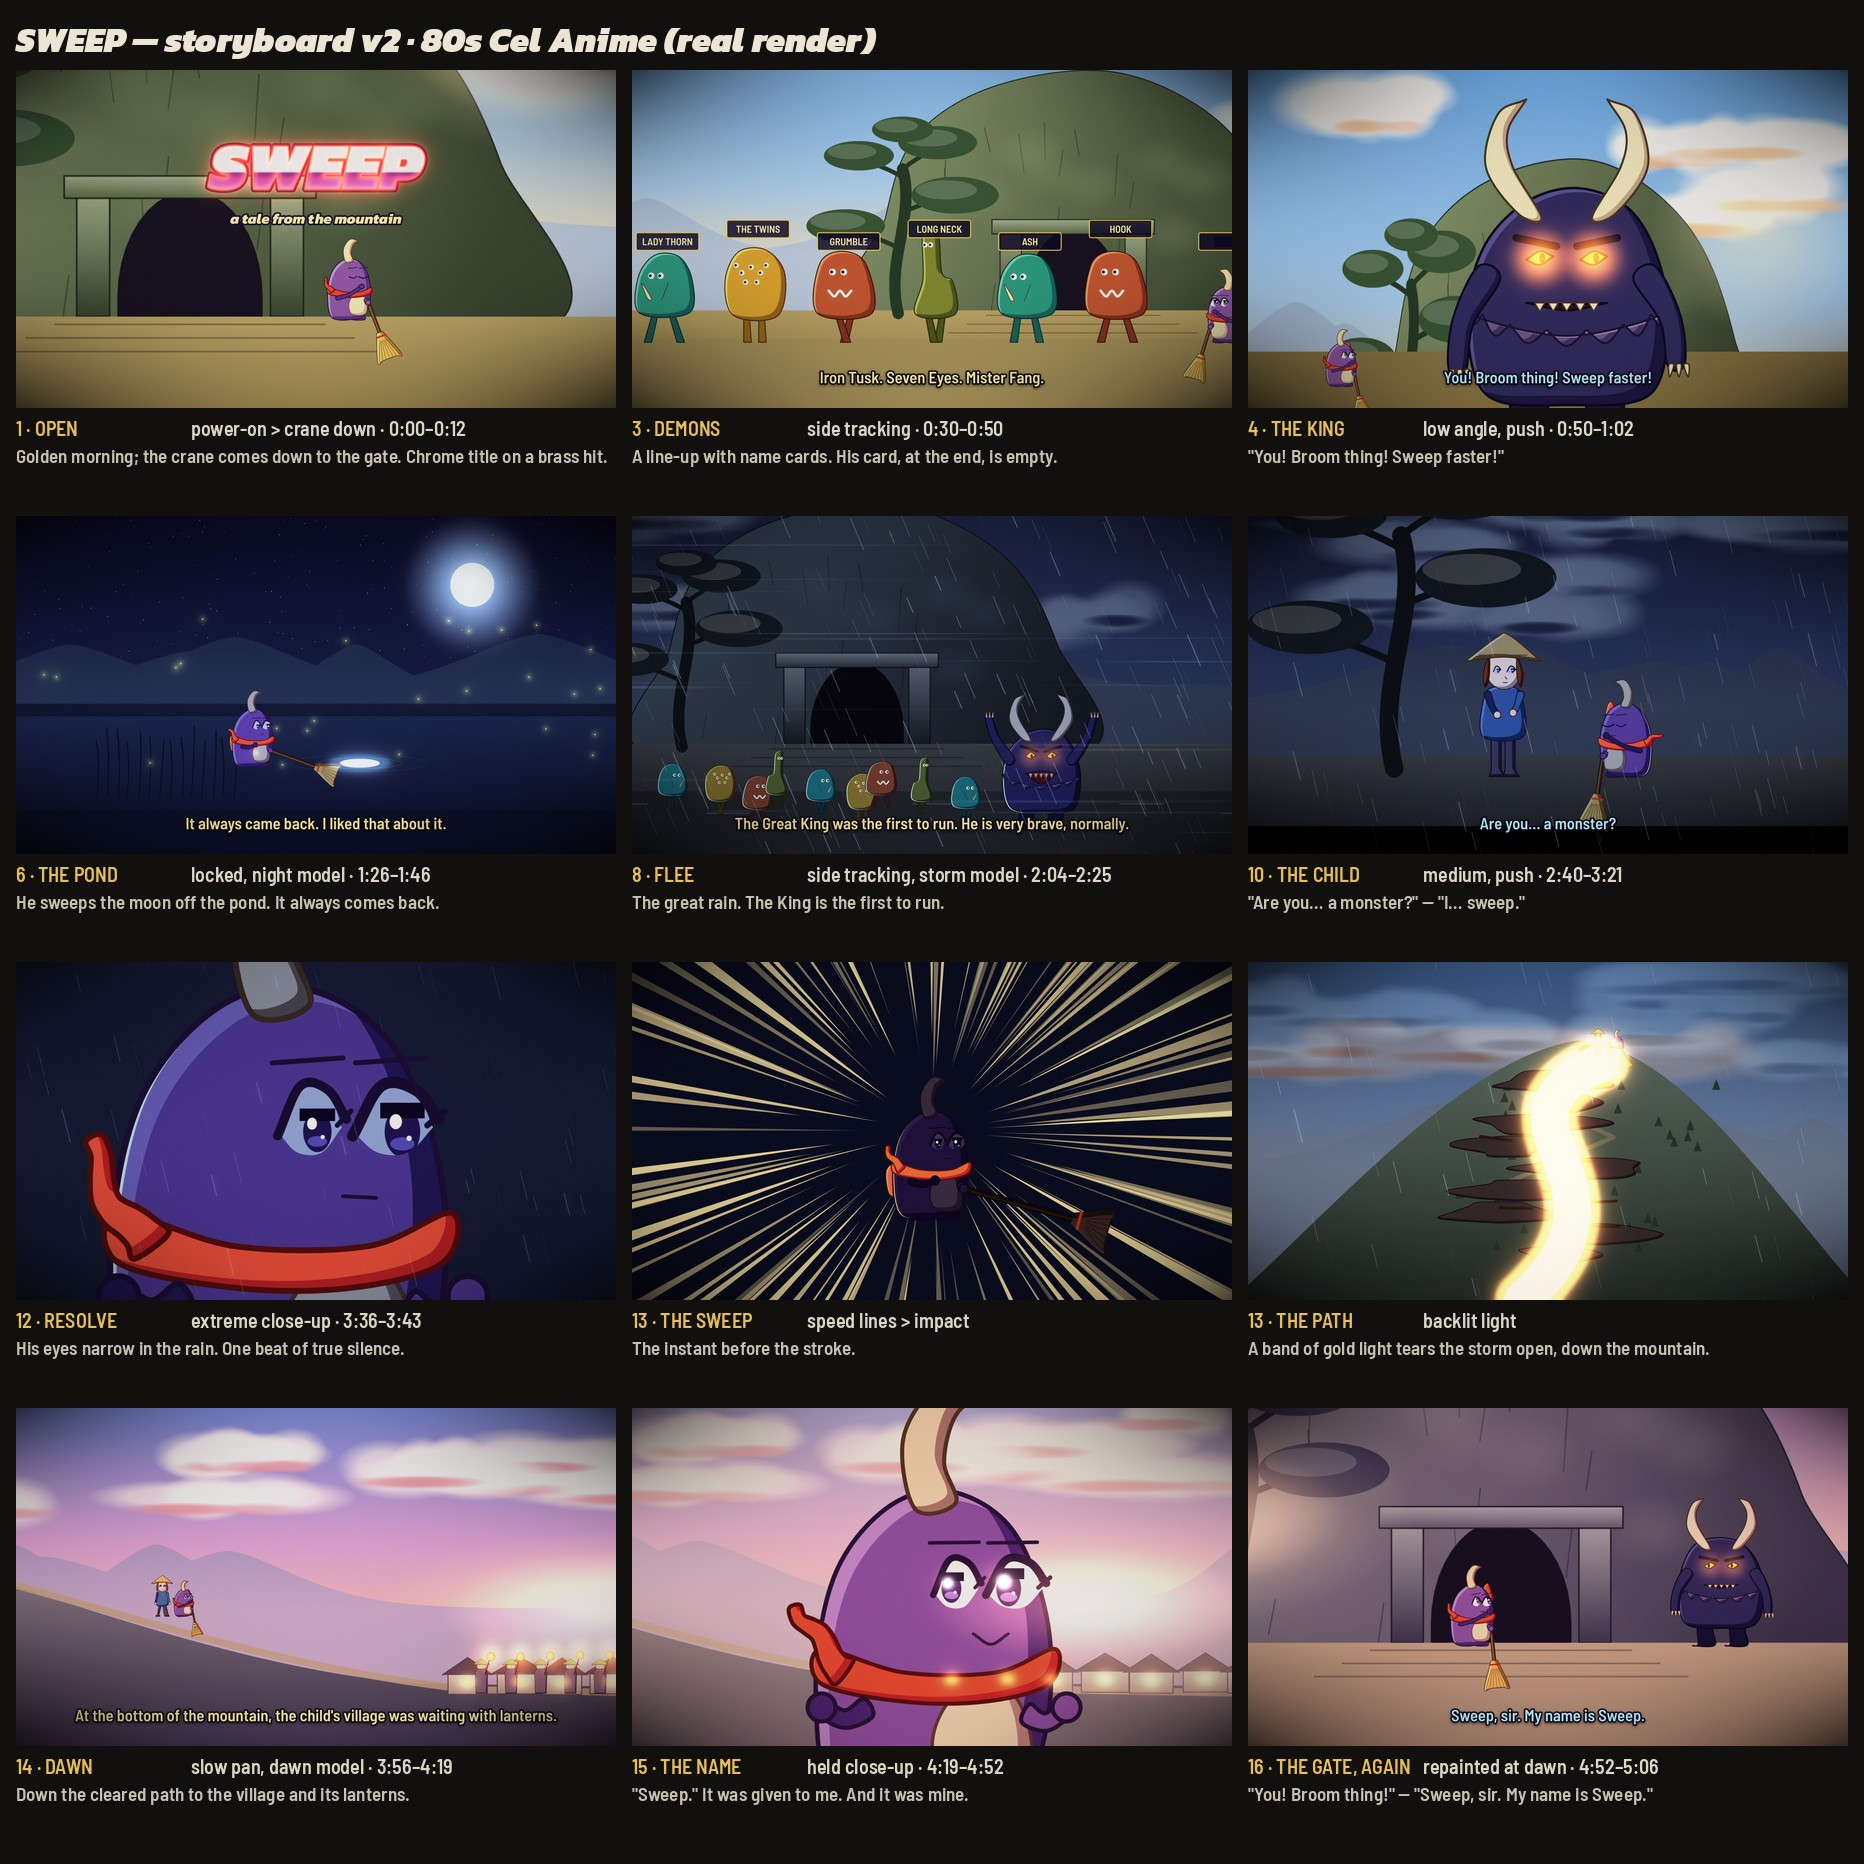

Write Python code to recreate this figure.
"""Storyboard sheet: key frames from the real render with shot number, framing, timing and the beat under each."""
import os, sys
from PIL import Image, ImageDraw, ImageFont
D = os.path.dirname(os.path.abspath(__file__))
F = os.path.join(D, 'fonts')
SHOTS = [
  ('8.6', '1 · OPEN', 'power-on > crane down · 0:00–0:12', 'Golden morning; the crane comes down to the gate. Chrome title on a brass hit.'),
  ('40', '3 · DEMONS', 'side tracking · 0:30–0:50', 'A line-up with name cards. His card, at the end, is empty.'),
  ('55', '4 · THE KING', 'low angle, push · 0:50–1:02', '"You! Broom thing! Sweep faster!"'),
  ('97', '6 · THE POND', 'locked, night model · 1:26–1:46', 'He sweeps the moon off the pond. It always comes back.'),
  ('135', '8 · FLEE', 'side tracking, storm model · 2:04–2:25', 'The great rain. The King is the first to run.'),
  ('186', '10 · THE CHILD', 'medium, push · 2:40–3:21', '"Are you… a monster?" — "I… sweep."'),
  ('219', '12 · RESOLVE', 'extreme close-up · 3:36–3:43', 'His eyes narrow in the rain. One beat of true silence.'),
  ('223.2', '13 · THE SWEEP', 'speed lines > impact', 'The instant before the stroke.'),
  ('226', '13 · THE PATH', 'backlit light', 'A band of gold light tears the storm open, down the mountain.'),
  ('248', '14 · DAWN', 'slow pan, dawn model · 3:56–4:19', 'Down the cleared path to the village and its lanterns.'),
  ('283', '15 · THE NAME', 'held close-up · 4:19–4:52', '"Sweep." It was given to me. And it was mine.'),
  ('300', '16 · THE GATE, AGAIN', 'repainted at dawn · 4:52–5:06', '"You! Broom thing!" — "Sweep, sir. My name is Sweep."'),
]
W = 600; ims = []
for t, n, fr, line in SHOTS:
    im = Image.open(os.path.join(D, 'storyboard/frames', f's_{t}.jpg')).resize((W, 338), Image.LANCZOS)
    ims.append((im, n, fr, line))
cols, cap = 3, 92
sheet = Image.new('RGB', (cols * W + (cols + 1) * 16, 70 + ((len(ims) + cols - 1) // cols) * (338 + cap + 16) + 10), (18, 16, 14))
d = ImageDraw.Draw(sheet)
ft = ImageFont.truetype(os.path.join(F, 'Kanit-BlackItalic.ttf'), 34)
fb = ImageFont.truetype(os.path.join(F, 'BarlowSemiCondensed-SemiBold.ttf'), 20)
fi = ImageFont.truetype(os.path.join(F, 'BarlowSemiCondensed-SemiBold.ttf'), 19)
d.text((16, 14), 'SWEEP — storyboard v2 · 80s Cel Anime (real render)', font=ft, fill=(236, 229, 213))
for i, (im, n, fr, line) in enumerate(ims):
    x = 16 + (i % cols) * (W + 16); y = 70 + (i // cols) * (338 + cap + 16)
    sheet.paste(im, (x, y))
    d.text((x, y + 346), n, font=fb, fill=(230, 190, 90)); d.text((x + 175, y + 346), fr, font=fb, fill=(220, 214, 200))
    d.text((x, y + 374), line, font=fi, fill=(200, 194, 180))
out = os.path.join(D, 'storyboard', 'storyboard.jpg'); sheet.save(out, quality=90); print(out, sheet.size)
